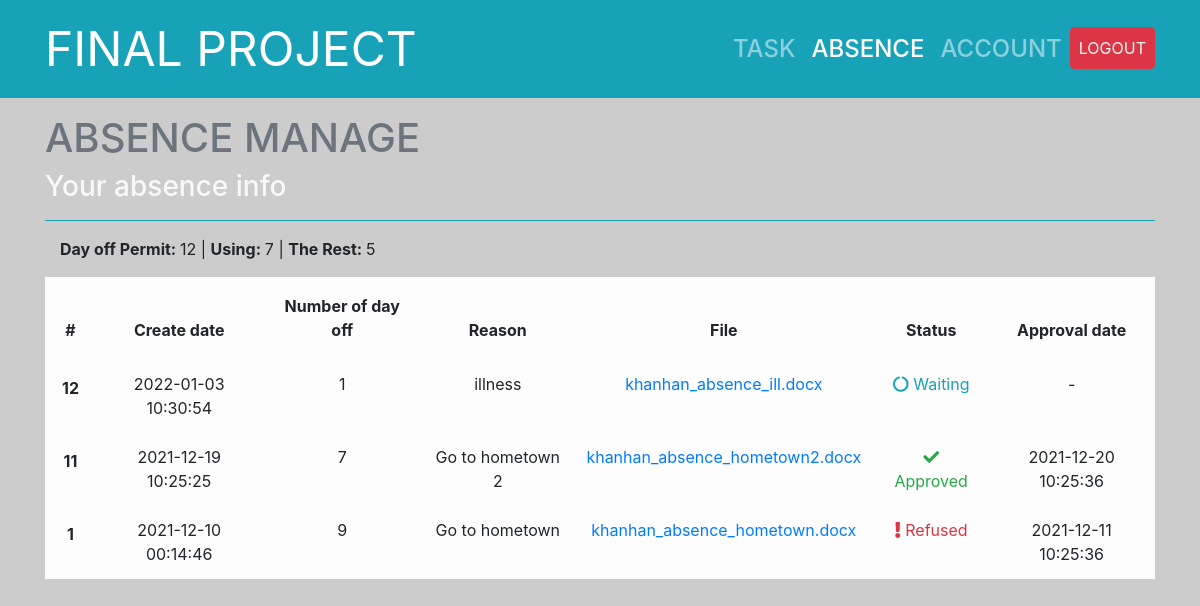
Page /absence.php (signed in) on the committed database.
### tables this page shows
CREATE TABLE `absence_info` (
  `id` int(11) NOT NULL,
  `username` varchar(255) NOT NULL,
  `total_dayoff` int(11) NOT NULL DEFAULT 12,
  `dayoff_used` int(11) NOT NULL DEFAULT 0,
  `dayoff_left` int(11) NOT NULL DEFAULT 12
);

CREATE TABLE `absence_form` (
  `id` int(11) NOT NULL,
  `username` varchar(255) NOT NULL,
  `create_date` datetime NOT NULL DEFAULT current_timestamp(),
  `number_dayoff` int(11) NOT NULL,
  `reason` varchar(255) NOT NULL,
  `file` varchar(255) DEFAULT NULL,
  `status` varchar(255) NOT NULL DEFAULT 'Waiting',
  `approval_date` datetime DEFAULT NULL
);

### absence.php (the view, shortened to what this page needs)
<?php
	require_once('db.php');
	$user = $_SESSION['user'];
?>
<!DOCTYPE html>
<html lang="en">
<head>
	<link rel="stylesheet" href="https://maxcdn.bootstrapcdn.com/bootstrap/4.5.2/css/bootstrap.min.css">
    <link rel="stylesheet" href="https://use.fontawesome.com/releases/v5.7.2/css/all.css"
>
	<link rel="stylesheet" href="style.css">
</head>
<body>
<?php
	include_once('layout/header.php');
?>
<div class="container pb-2" style="height: 70vh;">
		<h1 class="mt-3 text-secondary">ABSENCE MANAGE</h1>
        <h3 class="mt-1 mb-3 pb-3 border-bottom border-info text-light">Your absence info</h3>
		<div class="ml-auto mr-auto absence-container">
			<?php
				$absenceInfo = get_absence_info($user);
				$day_off_permit = 0;
				if(!$absenceInfo['code']){
					$data = $absenceInfo['data'];
					$day_off_permit = $data['total_dayoff'];
				}
				?>
					<p class="col-sm-12 col-md-6 text-center text-md-left"><strong>Day off Permit: </strong><?=$day_off_permit?> | <strong>Using: </strong><?=$data['dayoff_used']?> | <strong>The Rest: </strong><?=$data['dayoff_left']?></p>
		<?php
			$absenceHistory = get_absence_history($user);
				?>
				<?php
			if(!$absenceHistory['code']){
				$data = $absenceHistory['data'];
					?>
					<table class="table table-bordered table-light table-hover text-center ali" id="absence-history" style="border-color:black;">
						<thead>
							<tr>
								<th scope="col">#</th>
								<th scope="col">Create date</th>
								<th scope="col">Number of day off</th>
								<th scope="col">Reason</th>
								<th scope="col">File</th>
								<th scope="col">Status</th>
								<th scope="col">Approval date</th>
							</tr>
						</thead>
						<tbody>
							<?php
								foreach($data as $row){
								?>
									<tr>
										<th scope="row"><?=$row['id']?></th>
										<td><?=$row['create_date']?></td>
										<td><?=$row['number_dayoff']?></td>
										<td><?=$row['reason']?></td>
										<?php
											if(!$row['file']){
												echo "<td>-</td>";
											}else{
												$filename = explode('/',$row['file'])[1];
												echo "<td><a href='".$row['file']."'>".$filename."</a></td>";
											}
										?>
										<?php
										status_ui($row['status']);
										if($row['approval_date']){
											echo "<td>".$row['approval_date']."</td>";
										}else{
											echo "<td>-</td>";
										}
										?>
									</tr>
								<?php
								}
							?>
						</tbody>
					</table>
				<?php
			}else{
				echo "<div class='alert alert-primary text-center' id='absence-history' style='flex-basis: 100%'>You haven't requested any absences yet!</div>";
			}
		?>
		</div>
	</div>
</body>
</html>

### db.php (shortened to what this page needs)
<?php
    function open_database(){
        $conn = new mysqli(HOST, USER, PASS, DB);
        return $conn;
    }
    function get_absence_history($user){
        $sql = "select id, create_date, number_dayoff, reason, file, approval_date, status from absence_form where username=? ORDER BY create_date DESC";
        $conn = open_database();
        $stm = $conn->prepare($sql);
        $stm->bind_param('s',$user);
        if(!$stm->execute()){
            return array('code'=>1,'error'=>'Command not execute');
        }
        $result = $stm->get_result();
        $data = [];
        if($result->num_rows==0){
            return array('code'=>2,'error'=>'User not exist');
        }else{
            while($row = $result->fetch_assoc()){
                $data[] = $row;
            }
        }
        return array('code'=>0,'data'=>$data);
    }
    function get_absence_info($user){
        $sql = "select total_dayoff, dayoff_used, dayoff_left from absence_info where username=?";
        $conn = open_database();
        $stm = $conn->prepare($sql);
        $stm->bind_param('s',$user);
        if(!$stm->execute()){
            return array('code'=>1,'error'=>'Command not execute');
        }
        $result = $stm->get_result();
        $data = $result->fetch_assoc();
        return array('code'=>0,'data'=>$data);
    }
    function status_ui($status){
        if($status=='Waiting'){
            echo "<td class='text-info'><i class='fas fa-circle-notch fa-spin'></i> Waiting</td>";
        }
        if($status=='Approved'){
            echo "<td class='text-success'><i class='fas fa-check'></i> Approved</td>";
        }
        if($status=='Refused'){
            echo "<td class='text-danger'><i class='fas fa-exclamation'></i> Refused</td>";
        }
    }
?>

### style.css (style rules this page uses)
* { box-sizing: border-box; }
body { background-color: #cccccc; }
.absence-container { display: flex; justify-content: space-between; align-items: center; flex-wrap: wrap; height: 50%; }
.absence-container table { overflow: scroll; margin-bottom: 2rem; }
.absence-container table th { padding: 1rem; }

### rows in the picture
absence_info: total_dayoff "12", dayoff_used "7", dayoff_left "5"
absence_form: id "12", create_date "2022-01-03 10:30:54", number_dayoff "1", reason "illness", file "khanhan_absence_ill.docx", status "Waiting" (drawn)
absence_form: id "11", create_date "2021-12-19 10:25:25", number_dayoff "7", reason "Go to hometown 2", file "khanhan_absence_hometown2.docx", status "Approved" (drawn), approval_date "2021-12-20 10:25:36"
absence_form: id "1", create_date "2021-12-10 00:14:46", number_dayoff "9", reason "Go to hometown", file "khanhan_absence_hometown.docx", status "Refused" (drawn), approval_date "2021-12-11 10:25:36"
